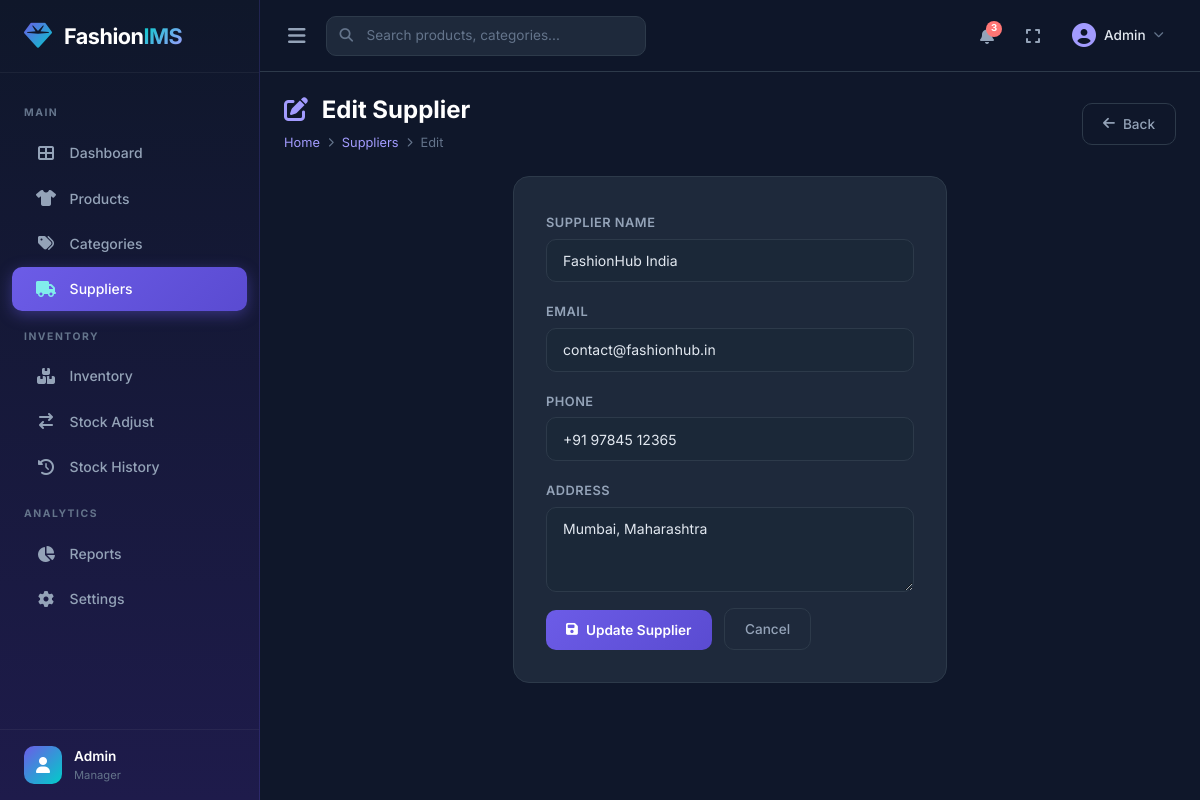
/suppliers/1/edit/, run on the app's committed database.
### apps/suppliers/models.py (models this page shows, shortened)
class Supplier(models.Model):
    supplier_name = models.CharField(max_length=150)
    email = models.EmailField(blank=True)
    phone = models.CharField(max_length=20, blank=True)
    address = models.TextField(blank=True)
    created_at = models.DateTimeField(auto_now_add=True)
    class Meta:
        ordering = ['supplier_name']

### apps/suppliers/views.py (the view)
# urls.py: path('<int:pk>/edit/', views.supplier_edit, name='supplier_edit'),
def supplier_edit(request, pk):
    supplier = get_object_or_404(Supplier, pk=pk)
    if request.method == 'POST':
        form = SupplierForm(request.POST, instance=supplier)
        if form.is_valid():
            form.save()
            messages.success(request, 'Supplier updated successfully!')
            return redirect('suppliers:supplier_list')
    else:
        form = SupplierForm(instance=supplier)
    return render(request, 'suppliers/supplier_edit.html', {'form': form, 'supplier': supplier})

### apps/suppliers/forms.py
class SupplierForm(forms.ModelForm):
    class Meta:
        model = Supplier
        fields = ['supplier_name', 'email', 'phone', 'address']
        widgets = {
            'supplier_name': forms.TextInput(attrs={'class': 'form-control', 'placeholder': 'Supplier Name'}),
            'email': forms.EmailInput(attrs={'class': 'form-control', 'placeholder': 'email@example.com'}),
            'phone': forms.TextInput(attrs={'class': 'form-control', 'placeholder': '+91 XXXXXXXXXX'}),
            'address': forms.Textarea(attrs={'class': 'form-control', 'rows': 3, 'placeholder': 'Address'}),
        }

### templates/suppliers/supplier_edit.html (shortened to what this page needs)
{% extends 'base.html' %}
{% block content %}
<div class="page-header">
    <div>
        <h1 class="page-title"><i class="fas fa-pen-to-square"></i> Edit Supplier</h1>
        <div class="breadcrumb-custom">
            <a href="{% url 'dashboard:index' %}">Home</a>
            <i class="fas fa-chevron-right" style="font-size: 0.6rem;"></i>
            <a href="{% url 'suppliers:supplier_list' %}">Suppliers</a>
            <i class="fas fa-chevron-right" style="font-size: 0.6rem;"></i>
            <span>Edit</span>
        </div>
    </div>
    <a href="{% url 'suppliers:supplier_list' %}" class="btn-outline-custom"><i class="fas fa-arrow-left"></i> Back</a>
</div>
<div class="row justify-content-center">
    <div class="col-lg-6">
        <div class="form-card animate-scale-in">
            <form method="post">
                <div class="mb-3">
                    <label class="form-label">Supplier Name</label>
                    {{ form.supplier_name }}
                </div>
                <div class="mb-3">
                    <label class="form-label">Email</label>
                    {{ form.email }}
                </div>
                <div class="mb-3">
                    <label class="form-label">Phone</label>
                    {{ form.phone }}
                </div>
                <div class="mb-3">
                    <label class="form-label">Address</label>
                    {{ form.address }}
                </div>
                <button type="submit" class="btn-primary-custom"><i class="fas fa-save"></i> Update Supplier</button>
                <a href="{% url 'suppliers:supplier_list' %}" class="btn-outline-custom ms-2">Cancel</a>
            </form>
        </div>
    </div>
</div>
{% endblock %}

### static/css/style.css (style rules this page uses)
:root { --primary: #6C5CE7; --primary-light: #A29BFE; --primary-dark: #5A4BD1; --accent: #00CEC9; --accent-light: #81ECEC; --success: #00B894; --warning: #FDCB6E; --danger: #FF7675; --info: #74B9FF; --dark: #0D1B2A; --dark-secondary: #1B2838; --dark-card: #1E293B; --dark-border: #2D3A4A; --text-primary: #E2E8F0; --text-secondary: #94A3B8; --text-muted: #64748B; --sidebar-width: 260px; --sidebar-bg: linear-gradient(180deg, #0F172A 0%, #1E1B4B 100%); --transition-fast: 0.15s ease; --transition-base: 0.3s ease; --transition-slow: 0.5s ease; --shadow-sm: 0 1px 3px rgba(0,0,0,0.3); --shadow-md: 0 4px 12px rgba(0,0,0,0.3); --shadow-lg: 0 10px 30px rgba(0,0,0,0.4); --shadow-glow: 0 0 20px rgba(108,92,231,0.3); }
* { margin: 0; padding: 0; box-sizing: border-box; }
body { font-family: 'Inter', -apple-system, BlinkMacSystemFont, sans-serif; background-color: #0F172A; color: var(--text-primary); overflow-x: hidden; min-height: 100vh; }
a { text-decoration: none; color: inherit; }
.page-header { display: flex; align-items: center; justify-content: space-between; margin-bottom: 1.5rem; flex-wrap: wrap; gap: 1rem; }
.page-title { font-size: 1.5rem; font-weight: 700; color: #fff; }
.page-title i { margin-right: 0.5rem; color: var(--primary-light); }
.breadcrumb-custom { display: flex; align-items: center; gap: 0.5rem; font-size: 0.8rem; color: var(--text-muted); }
.breadcrumb-custom a { color: var(--primary-light); }
.btn-primary-custom { background: linear-gradient(135deg, var(--primary), var(--primary-dark)); color: #fff; border: none; padding: 0.6rem 1.25rem; border-radius: 10px; font-size: 0.85rem; font-weight: 600; font-family: 'Inter', sans-serif; cursor: pointer; transition: all var(--transition-fast); display: inline-flex; align-items: center; gap: 0.5rem; }
.btn-outline-custom { background: transparent; color: var(--text-secondary); border: 1px solid var(--dark-border); padding: 0.6rem 1.25rem; border-radius: 10px; font-size: 0.85rem; font-weight: 500; font-family: 'Inter', sans-serif; cursor: pointer; transition: all var(--transition-fast); display: inline-flex; align-items: center; gap: 0.5rem; }
.form-card { background: var(--dark-card); border: 1px solid var(--dark-border); border-radius: 16px; padding: 2rem; }
.form-card .form-control, .form-card .form-select { background: var(--dark-secondary); border: 1px solid var(--dark-border); color: var(--text-primary); padding: 0.65rem 1rem; border-radius: 10px; font-family: 'Inter', sans-serif; font-size: 0.875rem; transition: all var(--transition-fast); }
.form-card .form-label { font-size: 0.8rem; font-weight: 600; color: var(--text-secondary); margin-bottom: 0.4rem; text-transform: uppercase; letter-spacing: 0.5px; }
.animate-scale-in { animation: scaleIn 0.35s ease forwards; }

### data on the page
Supplier: supplier_name "FashionHub India", email "contact@fashionhub.in", phone "+91 97845 12365", address "Mumbai, Maharashtra"
